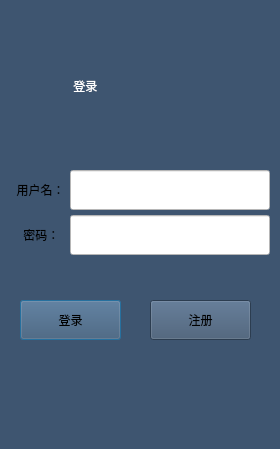
<?xml version="1.0" encoding="UTF-8"?>
<ui version="4.0">
 <class>login</class>
 <widget class="QDialog" name="login">
  <property name="geometry">
   <rect>
    <x>0</x>
    <y>0</y>
    <width>280</width>
    <height>449</height>
   </rect>
  </property>
  <property name="minimumSize">
   <size>
    <width>280</width>
    <height>449</height>
   </size>
  </property>
  <property name="maximumSize">
   <size>
    <width>280</width>
    <height>449</height>
   </size>
  </property>
  <property name="windowTitle">
   <string>Dialog</string>
  </property>
  <property name="styleSheet">
   <string notr="true">background-color: rgb(62, 85, 112);</string>
  </property>
  <widget class="QLabel" name="label">
   <property name="geometry">
    <rect>
     <x>70</x>
     <y>30</y>
     <width>141</width>
     <height>111</height>
    </rect>
   </property>
   <property name="styleSheet">
    <string notr="true">color: rgb(255, 255, 255);


font: 40pt &quot;Nimbus Roman No9 L&quot;;</string>
   </property>
   <property name="text">
    <string> 登录</string>
   </property>
  </widget>
  <widget class="QLineEdit" name="userLineEdt">
   <property name="geometry">
    <rect>
     <x>70</x>
     <y>170</y>
     <width>200</width>
     <height>40</height>
    </rect>
   </property>
   <property name="sizePolicy">
    <sizepolicy hsizetype="Expanding" vsizetype="Expanding">
     <horstretch>0</horstretch>
     <verstretch>0</verstretch>
    </sizepolicy>
   </property>
   <property name="styleSheet">
    <string notr="true">background-color: rgb(255, 255, 255);
font: 11pt &quot;DejaVu Serif&quot;;
</string>
   </property>
   <property name="text">
    <string/>
   </property>
  </widget>
  <widget class="QLineEdit" name="psdLineEdt">
   <property name="geometry">
    <rect>
     <x>70</x>
     <y>215</y>
     <width>200</width>
     <height>40</height>
    </rect>
   </property>
   <property name="styleSheet">
    <string notr="true">background-color: rgb(255, 255, 255);
font: 11pt &quot;DejaVu Serif&quot;;</string>
   </property>
   <property name="text">
    <string/>
   </property>
  </widget>
  <widget class="QPushButton" name="logButton">
   <property name="geometry">
    <rect>
     <x>20</x>
     <y>300</y>
     <width>101</width>
     <height>40</height>
    </rect>
   </property>
   <property name="minimumSize">
    <size>
     <width>0</width>
     <height>40</height>
    </size>
   </property>
   <property name="text">
    <string>登录</string>
   </property>
  </widget>
  <widget class="QPushButton" name="signUpButton">
   <property name="geometry">
    <rect>
     <x>150</x>
     <y>300</y>
     <width>101</width>
     <height>40</height>
    </rect>
   </property>
   <property name="sizePolicy">
    <sizepolicy hsizetype="Fixed" vsizetype="Fixed">
     <horstretch>0</horstretch>
     <verstretch>0</verstretch>
    </sizepolicy>
   </property>
   <property name="maximumSize">
    <size>
     <width>16777209</width>
     <height>16777215</height>
    </size>
   </property>
   <property name="text">
    <string>注册</string>
   </property>
  </widget>
  <widget class="QLabel" name="userLabel">
   <property name="geometry">
    <rect>
     <x>10</x>
     <y>170</y>
     <width>54</width>
     <height>40</height>
    </rect>
   </property>
   <property name="text">
    <string>  用户名：</string>
   </property>
  </widget>
  <widget class="QLabel" name="psdLabel">
   <property name="geometry">
    <rect>
     <x>10</x>
     <y>215</y>
     <width>54</width>
     <height>40</height>
    </rect>
   </property>
   <property name="text">
    <string>    密码：</string>
   </property>
  </widget>
 </widget>
 <resources/>
 <connections/>
</ui>
